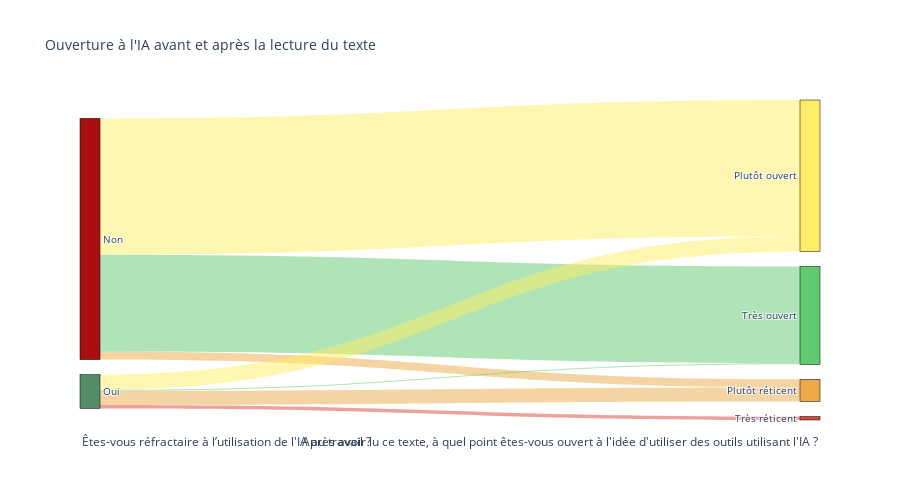

Notebook code for this chart:
### Markdown cell above
## ✅ 4. Réfractaire avant / après le texte explicatif

### Code cell
# compare Yes, No from Resistance with openess_to_ai_after_text

df_before_after = df_survey[['Resistance', 'Openness']].copy()

# Count the occurrences of each flow
flow_counts = df_before_after.groupby(['Resistance', 'Openness']).size().reset_index(name='count')

# Define the nodes and links for the Sankey diagram
labels = list(pd.concat([df_before_after['Resistance'], df_before_after['Openness']]).unique())

source = flow_counts['Resistance'].apply(lambda x: labels.index(x)).tolist()
target = flow_counts['Openness'].apply(lambda x: labels.index(x)).tolist()
value = flow_counts['count'].tolist()

# Define colors for each label based on specific criteria
colors = [
    '#60CA6F' if label == 'Très ouvert' else
    '#FFED65' if label == 'Plutôt ouvert' else
    '#ECA948' if label == 'Plutôt réticent' else
    '#D84637' if label == 'Très réticent' else
    '#538D69' if 'Oui' in label else
    '#AA0E10' for label in labels
]

# Create a dictionary to map labels to colors with added transparency
label_to_color_rgba = {
    label: f"rgba({int(color[1:3], 16)}, {int(color[3:5], 16)}, {int(color[5:7], 16)}, 0.5)"
    for label, color in zip(labels, colors)
}

# Generate a color scale for the links based on the target node's color with transparency
link_colors_rgba = [label_to_color_rgba[labels[t]] for t in target]

# Create the Sankey diagram
fig = go.Figure(data=[go.Sankey(
    node=dict(
        pad=15,
        thickness=20,
        line=dict(color="black", width=0.5),
        label=labels,
        color=colors
    ),
    link=dict(
        source=source,
        target=target,
        value=value,
        color=link_colors_rgba
    )
)], layout=go.Layout(
    height=500,
    font=dict(size=10),
    title='Ouverture à l\'IA avant et après la lecture du texte',
))

# Add annotations for the question names
fig.update_layout(
    annotations=[
        dict(
            x=0,
            y=-0.1,
            xref='paper',
            yref='paper',
            text="Êtes-vous réfractaire à l’utilisation de l'IA au travail ?",
            showarrow=False,
            font=dict(size=12)
        ),
        dict(
            x=1,
            y=-0.1,
            xref='paper',
            yref='paper',
            text="Après avoir lu ce texte, à quel point êtes-vous ouvert à l'idée d'utiliser des outils utilisant l'IA ?",
            showarrow=False,
            font=dict(size=12)
        )
    ]
)


fig.show()

### Figure 1 — Plotly figure (JSON) as saved in the notebook; plotly's stock layout.template omitted (floating-point values rounded to 4 significant figures)
{"data": [{"link": {"color": ["rgba(255, 237, 101, 0.5)", "rgba(236, 169, 72, 0.5)", "rgba(96, 202, 111, 0.5)", "rgba(255, 237, 101, 0.5)", "rgba(236, 169, 72, 0.5)", "rgba(96, 202, 111, 0.5)", "rgba(216, 70, 55, 0.5)"], "source": [0, 0, 0, 1, 1, 1, 1], "target": [3, 4, 2, 3, 4, 2, 5], "value": [117, 7, 83, 13, 12, 1, 3]}, "node": {"color": ["#AA0E10", "#538D69", "#60CA6F", "#FFED65", "#ECA948", "#D84637"], "label": ["Non", "Oui", "Très ouvert", "Plutôt ouvert", "Plutôt réticent", "Très réticent"], "line": {"color": "black", "width": 0.5}, "pad": 15, "thickness": 20}, "type": "sankey"}], "layout": {"annotations": [{"font": {"size": 12}, "showarrow": false, "text": "Êtes-vous réfractaire à l’utilisation de l'IA au travail ?", "x": 0, "xref": "paper", "y": -0.1, "yref": "paper"}, {"font": {"size": 12}, "showarrow": false, "text": "Après avoir lu ce texte, à quel point êtes-vous ouvert à l'idée d'utiliser des outils utilisant l'IA ?", "x": 1, "xref": "paper", "y": -0.1, "yref": "paper"}], "font": {"size": 10}, "height": 500, "title": {"text": "Ouverture à l'IA avant et après la lecture du texte"}}}
